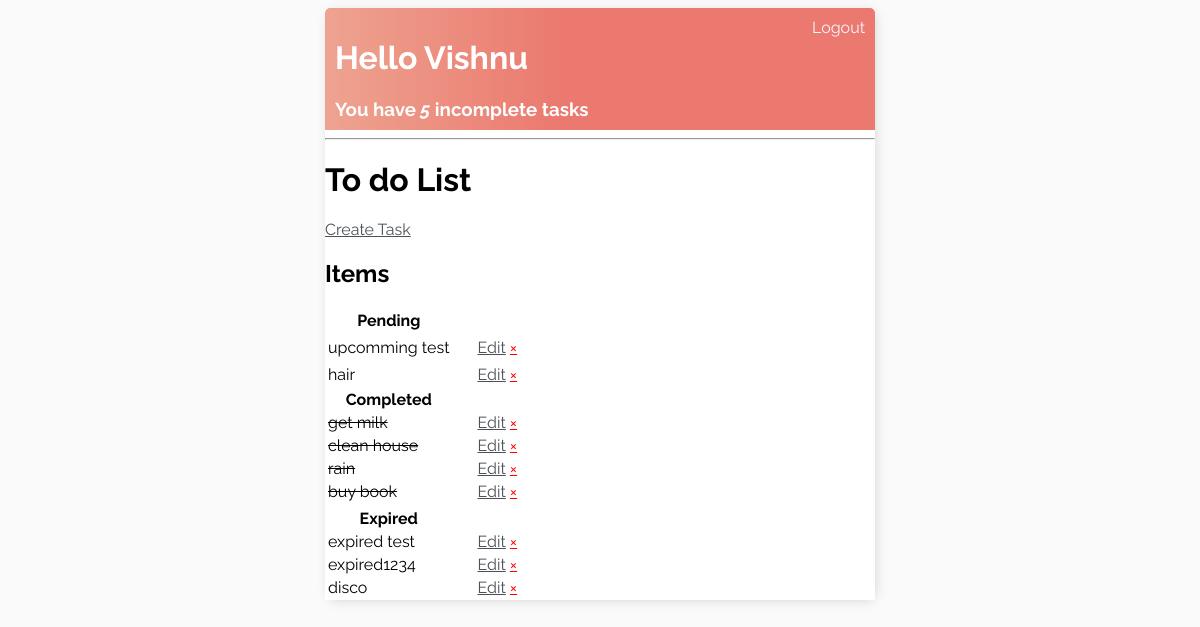
The app's page / (signed in) with its own data.
### base/models.py (models this page shows, shortened)
class Task(models.Model):
    user=models.ForeignKey(User,on_delete=models.CASCADE,null=True,blank=True)
    title=models.CharField(max_length=200)
    description=models.TextField(null=True,blank=True)
    complete=models.BooleanField(default=True)
    created=models.DateTimeField(auto_now_add=True)
    complete_by=models.DateField(null=True)
    def dit(self):
        if self.complete_by>tz.localtime(tz.now()).date():
            return True

### base/views.py (the view)
# urls.py: path("",TaskList.as_view(),name='tasks'),
class TaskList(LoginRequiredMixin,ListView):
    model=Task
    context_object_name="tasks"
    def get_context_data(self, **kwargs):
        context=super().get_context_data(**kwargs)
        context['tasks']=context['tasks'].filter(user=self.request.user)
        context['count']=context['tasks'].filter(complete=False).count()
        search_input=self.request.GET.get('serach-area') or ''
        if search_input:
            context['tasks']=context['tasks'].filter(title_icontains=search_input)
        return context

### base/templates/base/task_list.html (shortened to what this page needs)
{% extends 'base/main.html'%}
{% block content%}
<div class="header-bar">
    <div>
        <h1>Hello {{request.user|title}}</h1>
        <h3 style="margin: 0">You have <i>{{ count}}</i> incomplete task{{count|pluralize:"s"}}</h3>
    </div>
{%if request.user.is_authenticated%}
<a href="{%url 'logout'%}">Logout</a>
{%else%}
<a href= "{%url 'login' %}">Login</a>
{%endif%}
</div>
<hr>
<h1>To do List</h1>
<a href="{% url 'task-create' %}">Create Task</a>
<h2>Items</h2>
<table>
    <div class="pending">
    <tr>
        <th>Pending</th>
        <th></th>
        <td></td>
    </tr>
    {% for i in tasks %}
    {%if i.dit and not i.complete%}
    <tr>
    <td>{{i.title}}</td>
    <td> </td>
    <th></th>
    <th></th>
    <th></th>
    <th></th>
    <th></th>
    <td><a href="{%url 'task-update' i.id%}">Edit</a></td>
    <td><a class="edit" href="{%url 'task-delete' i.id%}">    &#215;</a></td>
    {%endif%}
    {%endfor%}
    </tr>
    </div>
    <div class="completed">
    <tr>
        <th>Completed</th>
        <th>  </th>
    </tr>
    {% for i in tasks %}
    {%if  i.complete%}
    <tr>
    <td><s>{{i.title}}</s></td>
    <td>  </td>
    <th>    </th>
    <th>  </th>
    <th>  </th>
    <th>  </th>
    <td>  </td>
    <td><a href="{%url 'task-update' i.id%}">Edit</a></td>
    <td><a class=edit href="{%url 'task-delete' i.id%}">&#215</a></td>
    {%endif%}
    {%endfor%}
    </tr>
    <th></th>
    <th></th>
    <th></th>
    <th></th>
    <th></th>
    <th></th>
    </div>
    <div class="expired">
    <tr>
        <th>Expired</th>
        <th></th>
    </tr>
    {% for i in tasks %}
    {%if not i.complete and not  i.dit%}
    <tr>
    <td>{{i.title}}</td>
    <td>    </td>
    <th></th>
    <th></th>
    <th></th>
    <th></th>
    <th></th>
    <td><a href="{%url 'task-update' i.id%}">Edit</a></td>
    <td><a class=edit href="{%url 'task-delete' i.id%}">&#215</a></td>
    {%endif%}
    {%endfor%}
    </tr>
    </div>
</table>
{%endblock content%}

### base/templates/base/main.html (shortened to what this page needs)
<!DOCTYPE html>
<html>
    <head>
    </head>
    <body>
        <div class="container">
            {% block content%}
            {%endblock content%}
        </div>
    </body>
</html>

### base/templates/base/main.html (style rules this page uses)
body { background-color: #FAFAFA; font-family: 'Raleway', sans-serif; padding: top 50px; }
h1,h2,h3,h4,h5,h6 { font-family: 'Raleway', sans-serif }
a,p { color:#4b5156; }
.container { max-width:550px; margin:auto; background-color: #fff; -webkit-box-shadow: 2px 2px 13px -4px rgba(0,0,0,0.21); box-shadow:2px 2px 13px -4px rgba(0,0,0,0.21); }
.header-bar { display:flex; justify-content: space-between; color:#fff; padding: 10px; border-radius: 5px 5px 0 0; background: linear-gradient(90deg,#EEA390 0%,#EB796F 43% ,#EB796F 100%); }
.header-bar a { color:rgb(247,247,347); text-decoration:none; }
.edit { height: 1000px; color:red; }

### records on screen
Task: title "upcomming test"
Task: title "hair"
Task: title "get milk"
Task: title "clean house"
Task: title "rain"
Task: title "buy book"
Task: title "expired test"
Task: title "expired1234"
Task: title "disco"

### other values on screen
{{ request.user|title }} "Vishnu"
{{ count }} "5"
